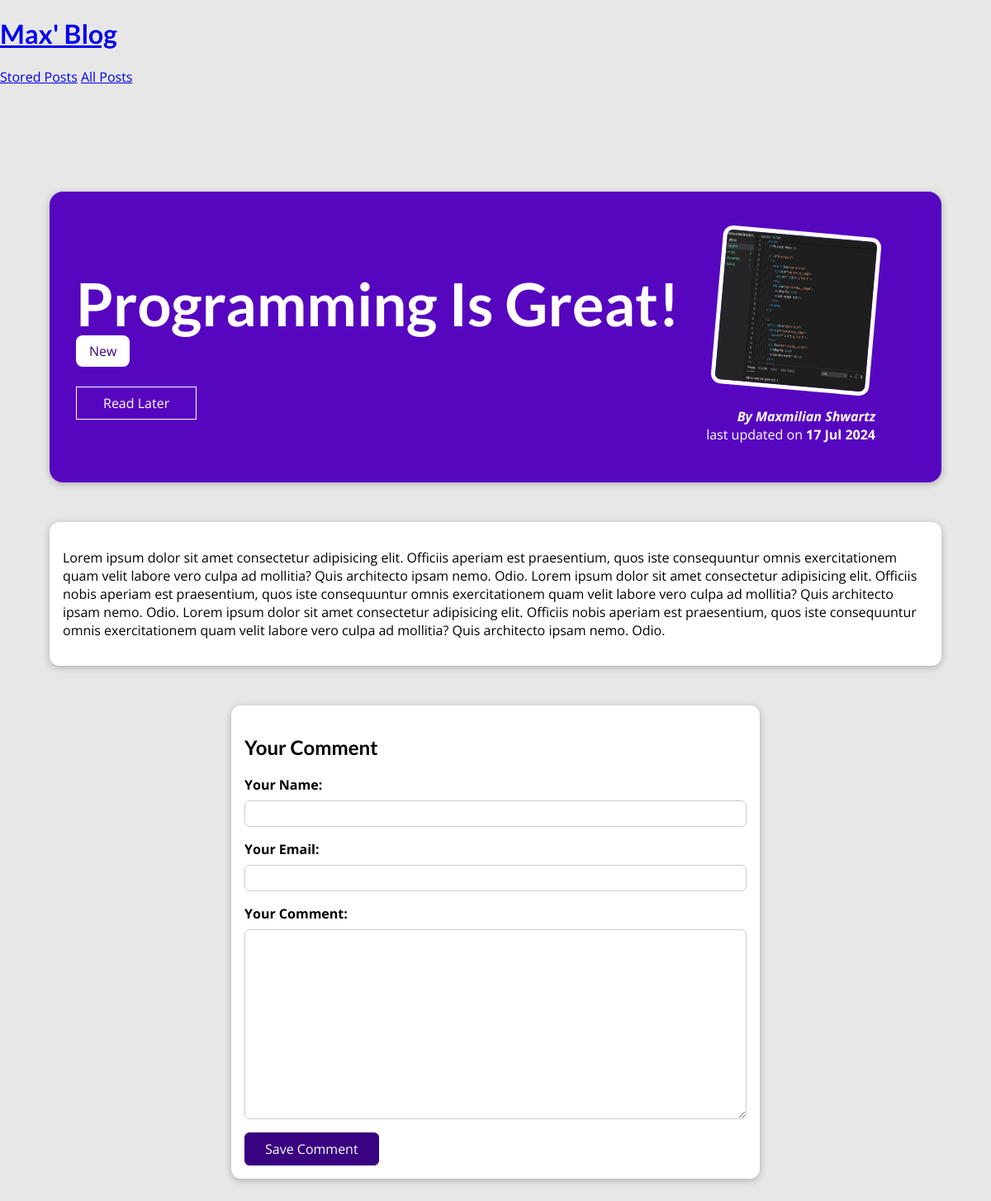
Page /posts/programming-is-fun on the committed database.
### blog/models.py (models this page shows, shortened)
class Post(models.Model):
    title = models.CharField(max_length=150)
    excerpt = models.CharField(max_length=200)
    image = models.ImageField(upload_to="posts", null=True)
    date = models.DateField(auto_now=True)
    slug = models.SlugField(unique=True, db_index=True)
    content = models.TextField(validators=[MinLengthValidator(10)])
    author = models.ForeignKey(
        Author, on_delete=models.SET_NULL, related_name='posts', null=True)
    tags = models.ManyToManyField(Tag)

class Tag(models.Model):
    caption = models.CharField(max_length=20)

class Author(models.Model):
    first_name = models.CharField(max_length=100)
    last_name = models.CharField(max_length=100)
    email_address = models.EmailField()
    def full_name(self):
        return f'{self.first_name} {self.last_name}'
    def __str__ (self):
        return self.full_name()

### blog/views.py (the view, shortened to what this page needs)
# urls.py: path("posts/<slug:slug>", views.SinglePostView.as_view(),
class SinglePostView(View):
    def is_stored_post(self, request, post_id):
        stored_posts = request.session.get("stored_posts")
        if stored_posts is not None:
            is_saved_for_later = post_id in stored_posts
        else:
            is_saved_for_later = False
        return is_saved_for_later
    def get(self, request, slug):
        post = Post.objects.get(slug=slug)
        context = {
            "post": post,
            "post_tags": post.tags.all(),
            "comment_form": CommentForm(),
            "comments": post.comments.all().order_by("-id"),
            "saved_for_later": self.is_stored_post(request, post.id)
                       }
        return render(request, "blog/post-detail.html", context)

### blog/forms.py
class CommentForm(forms.ModelForm):
    class Meta:
        model = Comment
        exclude =["post"]
        labels = {
            "user_name": "Your Name",
            "user_email": "Your Email",
            "text": "Your Comment"
        }

### blog/templates/blog/post-detail.html (shortened to what this page needs)
{% extends "base.html" %}
{% load static %}
{% block css_files %}
    <link rel="stylesheet" href="{% static "blog/post-detail.css"%}" />
{% endblock %}
{% block content %}
  <section id="summary">
      <h2>{{post.title}}</h2>
      <div>
          {% for tag in post_tags %}
             <span class="tag">{{ tag.caption }}</span>
          {% endfor %}
      </div>
      <div id="read-later" >
          <form action="{% url "read-later" %}" method="POST">
             <button>
               {% if saved_for_later %}
                 Remove from "Read Later" List
               {% else %}
                 Read Later
               {% endif %}
             </button>
          </form>
      </div>
      <article>
          <img src="{{ post.image.url }}" alt="{{ post.title }}" />
          <address>By <a href="mailto:{{ post.author.email_address }}">{{ post.author}}</a></address>
          <div>
              last updated on <time>{{ post.date|date:"d M Y" }}</time>
          </div>
      </article>
  </section>
  <main>
    {{  post.content|linebreaks }}
  </main>
   <section id="comment-form">
     <h2>Your Comment</h2>
     <form action="{% url "post-detail-page" post.slug %}" method="POST">
       {% for form_field in comment_form %}
       <div class="form-control {% if form_field.errors %}invalid{%  endif %}">
           {{ form_field.label_tag }}
           {{ form_field }}
       </div>
       {% endfor %}
       <button>Save Comment</button>
     </form>
   </section>
{% endblock %}

### static/app.css (style rules this page uses)
* { box-sizing: border-box; }
html { font-family: 'Open Sans', 'Lato', sans-serif; }
body { margin: 0; }
h1, h2, h3 { font-family: 'Lato', sans-serif; font-weight: bold; }

### blog/static/blog/post-detail.css (style rules this page uses)
body { background-color: #e7e7e7; }
#summary { margin: 8rem auto 3rem auto; padding: 2rem; width: 90%; max-width: 90rem; border-radius: 16px; background-color: #5706c0; position: relative; box-shadow: 0 2px 8px rgba(0, 0, 0, 0.25); height: 22rem; }
#summary h2 { color: white; font-size: 4.5rem; margin-bottom: 0.25rem; }
#summary article { position: absolute; top: 2rem; right: 3rem; padding: 1rem 2rem; border-radius: 12px; text-align: right; color: white; }
#summary article img { width: 12rem; height: 12rem; border-radius: 12px; transform: rotateZ(5deg); border: 5px solid white; margin-bottom: 1rem; }
#summary address { font-weight: bold; }
#summary a { color: white; text-decoration: none; }
#summary time { font-weight: bold; }
#read-later { margin: 2rem 0; }
#read-later button { background-color: transparent; border: 1px solid white; padding: 0.5rem 2rem; font: inherit; color: white; cursor: pointer; }
main { width: 90%; max-width: 90rem; margin: 3rem auto; background-color: white; padding: 1rem; border-radius: 12px; box-shadow: 0 2px 8px rgba(0, 0, 0, 0.25); }
.tag { background-color: white; color: #390281; padding: 0.5rem 1rem; border-radius: 8px; }
#comment-form { margin: 3rem auto; width: 90%; max-width: 40rem; border-radius: 12px; background-color: white; box-shadow: 0 2px 8px rgba(0, 0, 0, 0.25); padding: 1rem; }
#comment-form button { font: inherit; background-color: #390281; color: white; border: 1px solid #390281; padding: 0.5rem 1.5rem; border-radius: 6px; cursor: pointer; }
.form-control { margin-bottom: 1rem; }
.form-control label { font-weight: bold; margin-bottom: 0.5rem; display: block; }
.form-control input, .form-control textarea { display: block; width: 100%; font: inherit; padding: 0.25rem; border-radius: 6px; border: 1px solid #ccc; }

### rows in the picture
Post: title "Programming Is Great!", image (picture), author "Maxmilian Shwartz", date "17 Jul 2024", content "Lorem ipsum dolor sit amet consectetur adipisicing elit. Officiis aperiam est praesentium, quos iste consequuntur omnis exercitationem quam velit labore vero culpa ad mollitia? Quis architecto ipsam nemo. Odio. Lorem ipsum dolor sit amet consectetur adipisicing elit. Officiis nobis aperiam est praesentium, quos iste consequuntur omnis exercitationem quam velit labore vero culpa ad mollitia? Quis architecto ipsam nemo. Odio. Lorem ipsum dolor sit amet consectetur adipisicing elit. Officiis nobis aperiam est praesentium, quos iste consequuntur omnis exercitationem quam velit labore vero culpa ad mollitia? Quis architecto ipsam nemo. Odio."
Tag: caption "New"
